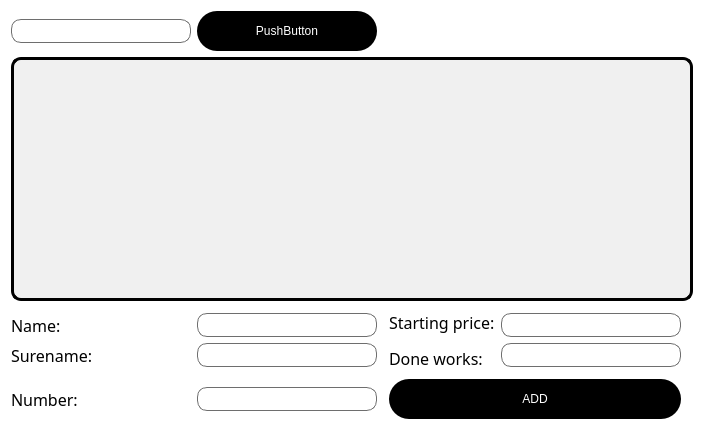
<?xml version="1.0" encoding="UTF-8"?>
<ui version="4.0">
 <class>MastersWnd</class>
 <widget class="QWidget" name="MastersWnd">
  <property name="geometry">
   <rect>
    <x>0</x>
    <y>0</y>
    <width>704</width>
    <height>430</height>
   </rect>
  </property>
  <property name="windowTitle">
   <string>Form</string>
  </property>
  <property name="styleSheet">
   <string notr="true">QWidget
{
background-color: rgb(255, 255, 255);
color: rgb(0, 0, 0);
}
QTableView {
	font: 9pt &quot;Century Gothic&quot;;
    border: 3px solid black;
    border-radius: 10px;
    background-color: #f0f0f0;  /* Фон заокругленого віджета */
    selection-background-color: #a6a6a6;  /* Колір виділення */
}
/* Імена стовбців */
QHeaderView::section {
    background-color: #404040;  /* Колір фону */
    color: white;  /* Колір тексту */
    padding: 4px;
    border: 1px solid #303030;  /* Границі */
}

/* Номерація рядків */
QTableView QTableCornerButton::section {
    background-color: #404040;  /* Колір фону */
    color: white;  /* Колір тексту */
    border: 1px solid #303030;  /* Границі */
}


QTableView::item:hover {
    border: 2px solid #505050;  /* Колір границі при наведенні */
}

QTableView::item:selected {
    border: 2px solid #303030;  /* Колір границі при виділенні */
}
QLineEdit {
font: 12pt &quot;Candara&quot;;
                 background-color: white;
                 color: black;
                 border: 1px solid rgb(110, 110, 110);
              border-radius: 10px;
                 padding: 3px 7px;
             }

             QLineEdit:focus {
                 border: 2px solid rgb(90, 90, 90);
            }
QPushButton
{
	font: 12pt &quot;Candara&quot;;
	background-color: rgb(0, 0, 0);
	color: rgb(255, 255, 255);
border-radius: 20px;
box-shadow: 0 0 20px 10px rgb(240, 158, 255);
width: 50px;
  height: 40px;
}
QPushButton:hover {
               border: 2px solid rgb(200, 200, 200);
            }
QPushButton:pressed {
             background-color: rgb(255, 255, 255);
	        color: rgb(0, 0, 0);
            }
QLabel{font: 12pt &quot;Candara&quot;;}</string>
  </property>
  <layout class="QGridLayout" name="gridLayout">
   <item row="0" column="1">
    <widget class="QPushButton" name="searchPb">
     <property name="text">
      <string>PushButton</string>
     </property>
    </widget>
   </item>
   <item row="4" column="4">
    <widget class="QLineEdit" name="doneWorkLE">
     <property name="styleSheet">
      <string notr="true">QLineEdit {
                 background-color: white;
                 color: black;
                 border: 1px solid rgb(110, 110, 110);
              border-radius: 10px;
                 padding: 3px 7px;
             }

             QLineEdit:focus {
                 border: 2px solid rgb(90, 90, 90);
            }</string>
     </property>
    </widget>
   </item>
   <item row="3" column="4">
    <widget class="QLineEdit" name="priceLE">
     <property name="styleSheet">
      <string notr="true">QLineEdit {
                 background-color: white;
                 color: black;
                 border: 1px solid rgb(110, 110, 110);
              border-radius: 10px;
                 padding: 3px 7px;
             }

             QLineEdit:focus {
                 border: 2px solid rgb(90, 90, 90);
            }</string>
     </property>
    </widget>
   </item>
   <item row="4" column="3" rowspan="2">
    <widget class="QLabel" name="doneWorkLb">
     <property name="font">
      <font>
       <family>Candara</family>
       <pointsize>12</pointsize>
       <italic>false</italic>
       <bold>false</bold>
      </font>
     </property>
     <property name="text">
      <string>Done works:</string>
     </property>
    </widget>
   </item>
   <item row="6" column="3" colspan="2">
    <widget class="QPushButton" name="addPb">
     <property name="text">
      <string>ADD</string>
     </property>
    </widget>
   </item>
   <item row="2" column="3" rowspan="2">
    <widget class="QLabel" name="priceLb">
     <property name="font">
      <font>
       <family>Candara</family>
       <pointsize>12</pointsize>
       <italic>false</italic>
       <bold>false</bold>
      </font>
     </property>
     <property name="text">
      <string>Starting price:</string>
     </property>
    </widget>
   </item>
   <item row="0" column="0">
    <widget class="QLineEdit" name="searchLE"/>
   </item>
   <item row="1" column="0" colspan="7">
    <widget class="QTableView" name="mastersTv">
     <property name="styleSheet">
      <string notr="true">QTableView {
    border: 3px solid black;
    border-radius: 10px;
    background-color: #f0f0f0;  /* Фон заокругленого віджета */
    selection-background-color: #a6a6a6;  /* Колір виділення */
}
/* Імена стовбців */
QHeaderView::section {
    background-color: #404040;  /* Колір фону */
    color: white;  /* Колір тексту */
    padding: 4px;
    border: 1px solid #303030;  /* Границі */
}

/* Номерація рядків */
QTableView QTableCornerButton::section {
    background-color: #404040;  /* Колір фону */
    color: white;  /* Колір тексту */
    border: 1px solid #303030;  /* Границі */
}


QTableView::item:hover {
    border: 2px solid #505050;  /* Колір границі при наведенні */
}

QTableView::item:selected {
    border: 2px solid #303030;  /* Колір границі при виділенні */
}
</string>
     </property>
    </widget>
   </item>
   <item row="3" column="0">
    <widget class="QLabel" name="nameLb">
     <property name="font">
      <font>
       <family>Candara</family>
       <pointsize>12</pointsize>
       <italic>false</italic>
       <bold>false</bold>
      </font>
     </property>
     <property name="text">
      <string>Name:</string>
     </property>
    </widget>
   </item>
   <item row="4" column="0">
    <widget class="QLabel" name="surenameLb">
     <property name="font">
      <font>
       <family>Candara</family>
       <pointsize>12</pointsize>
       <italic>false</italic>
       <bold>false</bold>
      </font>
     </property>
     <property name="text">
      <string>Surename:</string>
     </property>
    </widget>
   </item>
   <item row="6" column="0">
    <widget class="QLabel" name="numberLb">
     <property name="font">
      <font>
       <family>Candara</family>
       <pointsize>12</pointsize>
       <italic>false</italic>
       <bold>false</bold>
      </font>
     </property>
     <property name="text">
      <string>Number:</string>
     </property>
    </widget>
   </item>
   <item row="3" column="1">
    <widget class="QLineEdit" name="nameLE">
     <property name="styleSheet">
      <string notr="true">QLineEdit {
                 background-color: white;
                 color: black;
                 border: 1px solid rgb(110, 110, 110);
              border-radius: 10px;
                 padding: 3px 7px;
             }

             QLineEdit:focus {
                 border: 2px solid rgb(90, 90, 90);
            }</string>
     </property>
    </widget>
   </item>
   <item row="4" column="1">
    <widget class="QLineEdit" name="surenameLE">
     <property name="styleSheet">
      <string notr="true">QLineEdit {
                 background-color: white;
                 color: black;
                 border: 1px solid rgb(110, 110, 110);
              border-radius: 10px;
                 padding: 3px 7px;
             }

             QLineEdit:focus {
                 border: 2px solid rgb(90, 90, 90);
            }</string>
     </property>
    </widget>
   </item>
   <item row="6" column="1">
    <widget class="QLineEdit" name="numberLE">
     <property name="styleSheet">
      <string notr="true">QLineEdit {
                 background-color: white;
                 color: black;
                 border: 1px solid rgb(110, 110, 110);
              border-radius: 10px;
                 padding: 3px 7px;
             }

             QLineEdit:focus {
                 border: 2px solid rgb(90, 90, 90);
            }</string>
     </property>
    </widget>
   </item>
  </layout>
 </widget>
 <resources/>
 <connections/>
</ui>
